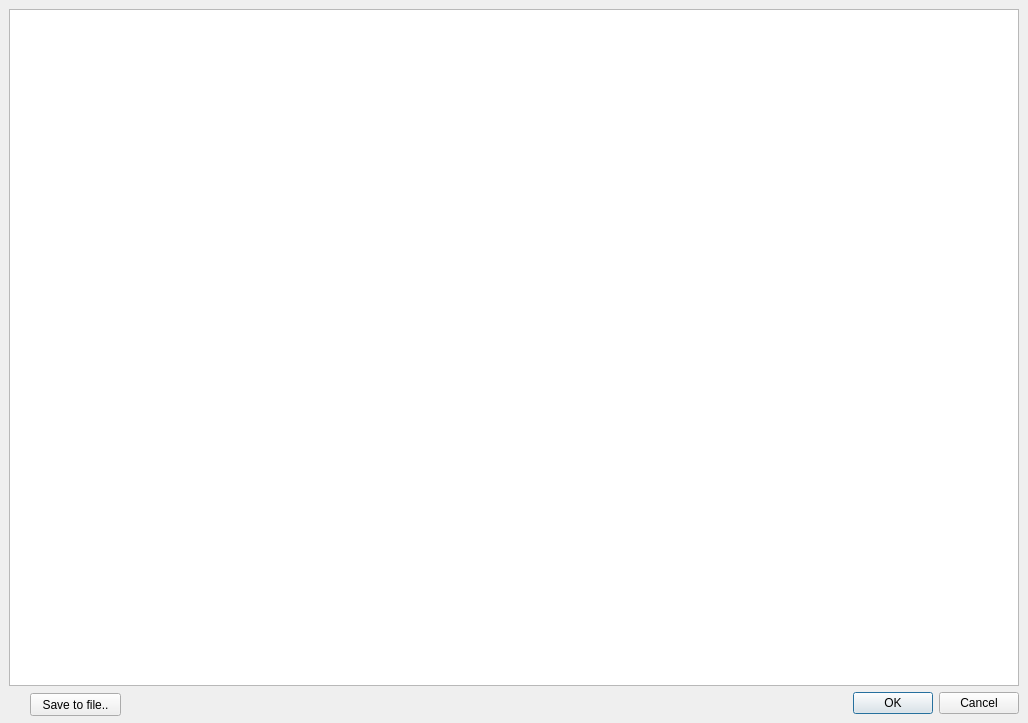
<?xml version="1.0" encoding="UTF-8"?>
<ui version="4.0">
 <class>Dialog_IDAA</class>
 <widget class="QDialog" name="Dialog_IDAA">
  <property name="geometry">
   <rect>
    <x>0</x>
    <y>0</y>
    <width>1028</width>
    <height>723</height>
   </rect>
  </property>
  <property name="windowTitle">
   <string>IDAA View DDL</string>
  </property>
  <layout class="QGridLayout" name="gridLayout">
   <item row="0" column="0">
    <widget class="QPlainTextEdit" name="plainTextEdit">
     <property name="contextMenuPolicy">
      <enum>Qt::CustomContextMenu</enum>
     </property>
     <property name="layoutDirection">
      <enum>Qt::LeftToRight</enum>
     </property>
    </widget>
   </item>
   <item row="1" column="0">
    <widget class="QDialogButtonBox" name="buttonBox">
     <property name="orientation">
      <enum>Qt::Horizontal</enum>
     </property>
     <property name="standardButtons">
      <set>QDialogButtonBox::Cancel|QDialogButtonBox::Ok</set>
     </property>
    </widget>
   </item>
  </layout>
  <widget class="QPushButton" name="pushButton">
   <property name="geometry">
    <rect>
     <x>30</x>
     <y>693</y>
     <width>91</width>
     <height>23</height>
    </rect>
   </property>
   <property name="text">
    <string>Save to file..</string>
   </property>
  </widget>
 </widget>
 <layoutdefault spacing="6" margin="9"/>
 <resources/>
 <connections>
  <connection>
   <sender>buttonBox</sender>
   <signal>accepted()</signal>
   <receiver>Dialog_IDAA</receiver>
   <slot>accept()</slot>
   <hints>
    <hint type="sourcelabel">
     <x>248</x>
     <y>254</y>
    </hint>
    <hint type="destinationlabel">
     <x>157</x>
     <y>274</y>
    </hint>
   </hints>
  </connection>
  <connection>
   <sender>buttonBox</sender>
   <signal>rejected()</signal>
   <receiver>Dialog_IDAA</receiver>
   <slot>reject()</slot>
   <hints>
    <hint type="sourcelabel">
     <x>316</x>
     <y>260</y>
    </hint>
    <hint type="destinationlabel">
     <x>286</x>
     <y>274</y>
    </hint>
   </hints>
  </connection>
 </connections>
</ui>
